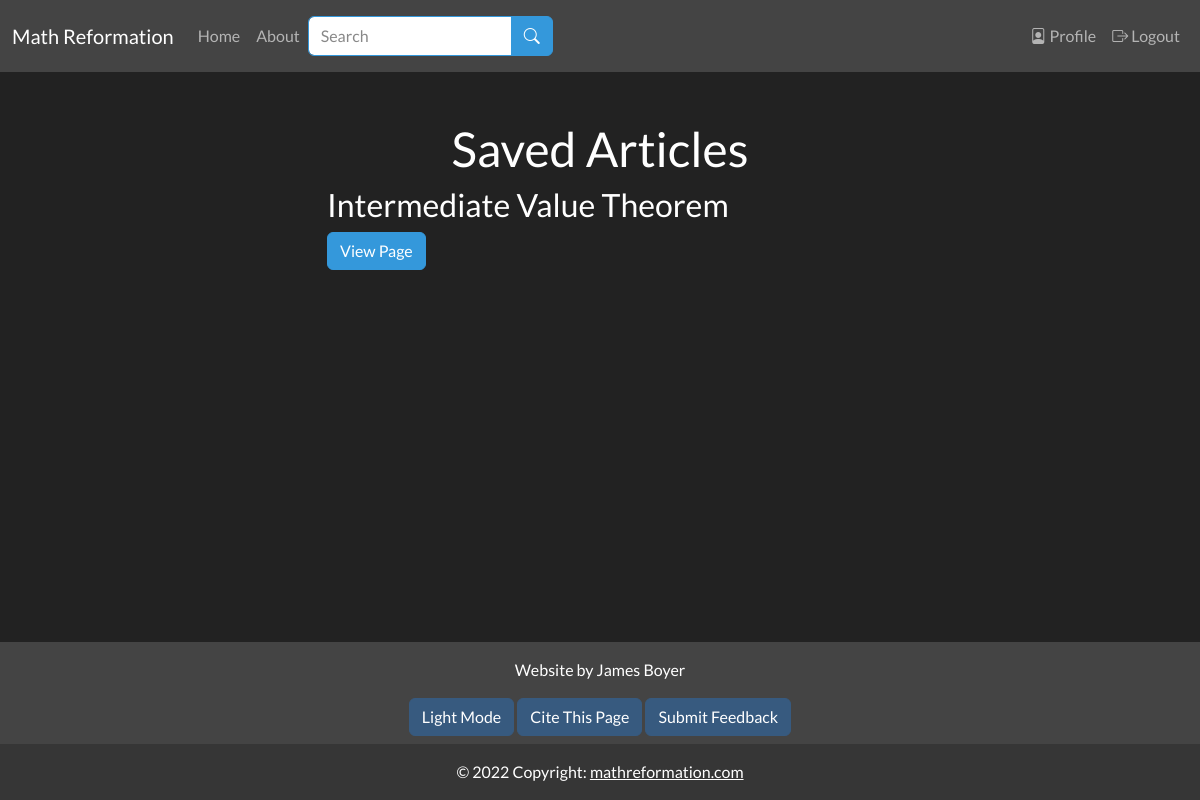
The app's page /profile (signed in), older data.
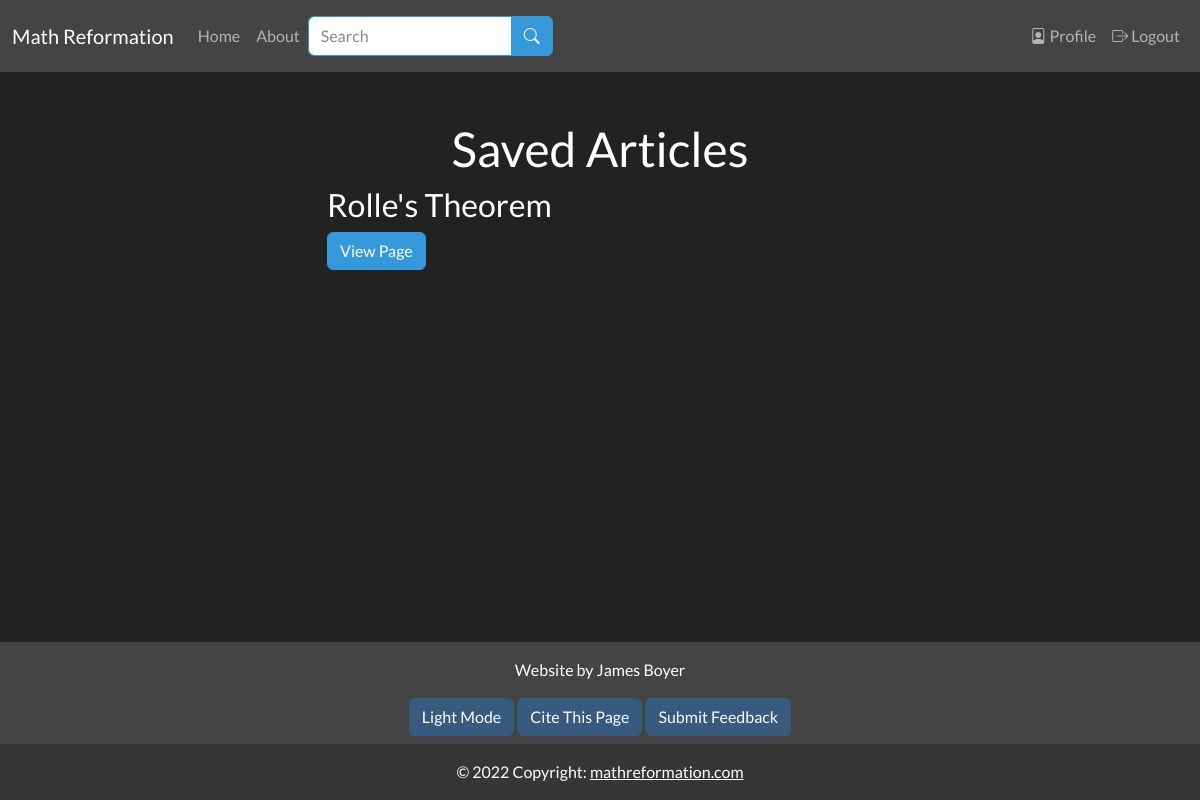
The same page, newer data.
### app/models.py (models this page shows, shortened)
class SearchableMixin(object):
    @classmethod
    def search(cls, expression, page, per_page):
        ids, scores, total = query_index(cls.__tablename__, expression, page, per_page)
        if total == 0:
            return cls.query.filter_by(id=0), [], 0
        when = []
        for i in range(len(ids)):
            when.append((ids[i], i))
        return cls.query.filter(cls.id.in_(ids)).order_by( db.case(when, value=cls.id)), scores, total

class Article(SearchableMixin, db.Model):
    __searchable__ = ["body_main", "name"]
    id = db.Column(db.Integer, primary_key=True)
    name = db.Column(db.String(64), index=True, unique=True, nullable=False)
    path = db.Column(db.String(50), unique=True, nullable=False)
    date_added = db.Column(db.DateTime, nullable=False,
        default=datetime.utcnow)
    body_main = db.Column(db.String(), index=True)
    body_draft = db.Column(db.String(), index=True)
    is_visible = db.Column(db.Boolean())
    header = db.Column(db.String(), index=True)
    order = db.Column(db.Integer())
    user_id = db.Column(db.Integer, db.ForeignKey('user.id'))
    categories = db.relationship('Category', secondary = article_categories_table,
                                 backref=db.backref('articles', lazy=True), lazy=True)

### app/main/routes.py (the view)
@bp.route("/profile", methods=["GET"])
@login_required
def profile():
    user = User.query.get(current_user.get_id())
    return render_template('main/profile.html', title="Profile", user=user)

### app/main/forms.py
class SearchForm(FlaskForm):
    q = StringField("Search", validators=[DataRequired()])
    submit = SubmitField("Search")
    def __init__(self, *args, **kwargs):
        if 'formdata' not in kwargs:
            kwargs['formdata'] = request.args
        if 'csrf_enabled' not in kwargs:
            kwargs['csrf_enabled'] = False
        super(SearchForm, self).__init__(*args, **kwargs)

### MathReformationWebsite.py (called while the page is built)
@app.context_processor
def add_imports():
    return dict(admin_permission=admin_permission, author_permission=author_permission, g=g)

### app/auth/routes.py (called while the page is built)
@login.user_loader
def load_user(id):
    return User.query.get(int(id))

### app/main/routes.py (called while the page is built)
@bp.before_app_request
def before_request():
    g.search_form = SearchForm(meta={'csrf': False})
    if g.search_form.validate():
        print("here")

### app/templates/main/profile.html
{% extends "base.html" %}
{% from 'macros/form_macros.html' import view_document_button %}
{% block content %}
<h1 class="text-center">Saved Articles</h1>
{% if user.saved_articles %}
{% for article in user.saved_articles %}
<h3>{{ article.name }}</h2>
{{ view_document_button(path=article.path, doc_type='article', warning=False) }}
{% endfor %}
{% endif %}
{% endblock %}
{% block citation %}
{{ citation_info(page_type="Math Reformation", page_name="Profile") }}
{% endblock %}

### app/templates/base.html (shortened to what this page needs)
{% from 'macros/general_macros.html' import citation_info %}
<!DOCTYPE html>
<html lang="en">
    <head>
        <link rel="stylesheet" href="https://cdn.jsdelivr.net/npm/bootstrap-icons@1.10.3/font/bootstrap-icons.css">
    </head>
    <body class="d-flex flex-column min-vh-100">
        <nav class="navbar navbar-expand-lg bg-secondary navbar-dark sticky-top">
            <div class="container-fluid">
                <a class="navbar-brand">Math Reformation</a>
                <div class="collapse navbar-collapse" id="collapsibleNavbar">
                    <ul class="navbar-nav me-auto">
                        <li class="nav-item">
                            <a class="nav-link" href="{{ url_for('main.index')}}">Home</a>
                        </li>
                        <li class="nav-item">
                            <a class="nav-link" href="{{ url_for('main.about')}}">About</a>
                        </li>
                        {% if g.search_form %}
                        <form class="d-flex input-group" method="get" action="{{ url_for('main.search') }}">
                                {{ g.search_form.q(class='form-control border-info',aria_describedby="button-addon2", placeholder=g.search_form.q.label.text) }}
                                <button type=submit class="btn btn-info" id="button-addon2">
                                    <i class="bi bi-search"></i>
                                </button>
                        </form>
                        {% endif %}
                    </ul>
                    <ul class="navbar-nav d-flex">
                        {% if current_user.is_anonymous %}
                        <li class="nav-item">
                            <a class="nav-link" href="{{ url_for('auth.login') }}">
                                <i class="bi bi-box-arrow-in-right"></i>  Login</a>
                        </li>
                        {% else %}
                        <li class="nav-item">
                            <a class="nav-link" href="{{ url_for('main.profile') }}">
                                <i display="inline" class="bi bi-file-person"></i>  Profile</a>
                        </li>
                        <li class="nav-item">
                            <a class="nav-link" href="{{ url_for('auth.logout') }}">
                                <i class="bi bi-box-arrow-right"></i>  Logout</a>
                        </li>
                        {% endif %}
                    </ul>
                </div>
            </div>
        </nav>
        <div class="wrapper flex-grow-1">
            <div class="container mt-5">
                <div class="row">
                    <div class="col-md-3"></div>
                    <div class="col-md-6">
                        {% block content %}
                        {% endblock %}
                    </div>
                    <div class="col-md-3"></div>
                </div>
            </div>
        </div>
        <footer class="bg-secondary text-center text-white">
            <div class="container p-3 pb-0">
                <section class="mb-2">
                    <p>Website by James Boyer</p>
                    <button id="theme_button" class="btn btn-primary" onclick="toggleTheme()">
                    </button>
                    <a class="btn btn-primary" href="{% block citation %}{% endblock %}">Cite This Page</a>
                    <a  class="btn btn-primary" href="{{ url_for('main.feedback')}}">Submit Feedback</a>
                </section>
            </div>
            <div class="text-center p-3" style="background-color: rgba(0, 0, 0, 0.2);">
                © 2022 Copyright:
                <a class="text-white" href="mathreformation.com">mathreformation.com</a>
            </div>
        </footer>
    </body>
</html>

### app/templates/macros/form_macros.html (shortened to what this page needs)
{% macro view_document_button(path, doc_type, warning) -%}
{% if doc_type == "category" %}
<a href="{{ url_for('main.category_page', path=path) }}" class="btn btn-info" role="button"  {% if warning %}onclick="return confirm('Make sure to save article first! Please click on OK to continue.');" {% endif %}>View Page</a>
{% elif doc_type == "article" %}
<a href="{{ url_for('main.article_page', path=path) }}" class="btn btn-info" role="button"  {% if warning %}onclick="return confirm('Make sure to save article first! Please click on OK to continue.');"{% endif %}>View Page</a>
{% endif %}
{%- endmacro %}

### app/templates/macros/general_macros.html
{% macro citation_info(page_type, page_name) -%}
{% if page_name == "Citation" %}
{{ url_for('main.citation',
            page_type=page_type,
            page_name=page_name,
            page_url="citation") }}
{% else %}
{{ url_for('main.citation',
            page_type=page_type,
            page_name=page_name,
            page_url=request.path[1:].replace("/", "%2F")) }}
{% endif %}
{%- endmacro %}

Row changes from the older to the newer data that the page shows:
removed Article: name "Intermediate Value Theorem"
added Article: name "Rolle's Theorem"
